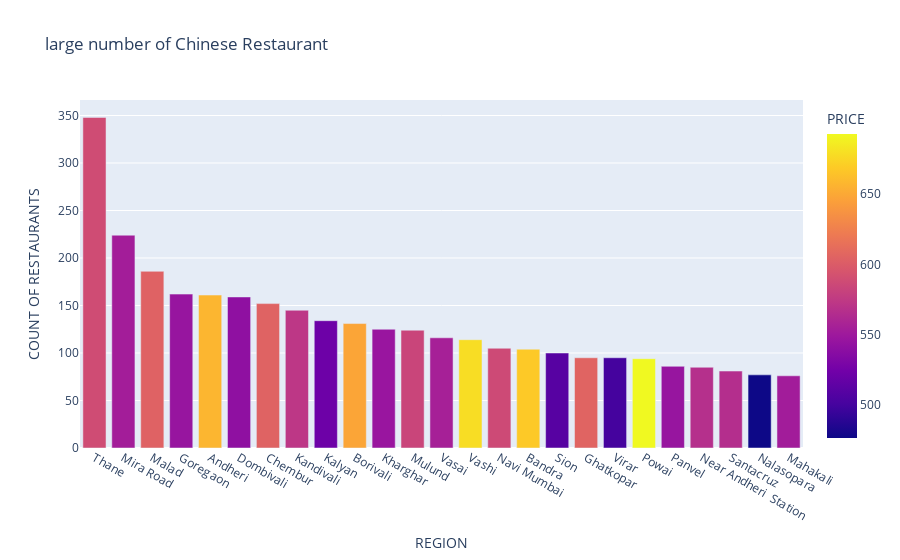

The notebook cell saved with this chart:
### Code cell
fig = px.bar(chinese_rest_df, y='COUNT OF RESTAURANTS', color='PRICE', x='REGION', title=('large number of Chinese Restaurant'))
fig.show()

### Figure 1 — Plotly figure (JSON) as saved in the notebook; plotly's stock layout.template omitted (floating-point values rounded to 4 significant figures)
{"data": [{"alignmentgroup": "True", "hovertemplate": "REGION=%{x}<br>COUNT OF RESTAURANTS=%{y}<br>PRICE=%{marker.color}<extra></extra>", "legendgroup": "", "marker": {"color": [588.4, 553.3, 604.0, 546.0, 657.1, 540.9, 604.9, 572.6, 521.6, 648.1, 546.8, 583.1, 555.6, 678.1, 587.1, 667.8, 509.8, 605.8, 500, 692.6, 545.9, 567.1, 566.0, 476.6, 552.6], "coloraxis": "coloraxis", "pattern": {"shape": ""}}, "name": "", "offsetgroup": "", "orientation": "v", "showlegend": false, "textposition": "auto", "type": "bar", "x": ["Thane ", "Mira Road", "Malad ", "Goregaon ", "Andheri ", "Dombivali ", "Chembur", "Kandivali ", "Kalyan", "Borivali ", "Kharghar", "Mulund ", "Vasai", "Vashi", "Navi Mumbai", "Bandra ", "Sion", "Ghatkopar ", "Virar", "Powai", "Panvel", "Near Andheri  Station", "Santacruz ", "Nalasopara", "Mahakali"], "xaxis": "x", "y": [348, 224, 186, 162, 161, 159, 152, 145, 134, 131, 125, 124, 116, 114, 105, 104, 100, 95, 95, 94, 86, 85, 81, 77, 76], "yaxis": "y"}], "layout": {"autosize": true, "barmode": "relative", "coloraxis": {"colorbar": {"title": {"text": "PRICE"}}, "colorscale": [[0, "#0d0887"], [0.1111, "#46039f"], [0.2222, "#7201a8"], [0.3333, "#9c179e"], [0.4444, "#bd3786"], [0.5556, "#d8576b"], [0.6667, "#ed7953"], [0.7778, "#fb9f3a"], [0.8889, "#fdca26"], [1, "#f0f921"]]}, "legend": {"tracegroupgap": 0}, "title": {"text": "large number of Chinese Restaurant"}, "xaxis": {"anchor": "y", "autorange": true, "domain": [0, 1], "range": [-0.5, 24.5], "title": {"text": "REGION"}, "type": "category"}, "yaxis": {"anchor": "x", "autorange": true, "domain": [0, 1], "range": [0, 366.3], "title": {"text": "COUNT OF RESTAURANTS"}, "type": "linear"}}}
